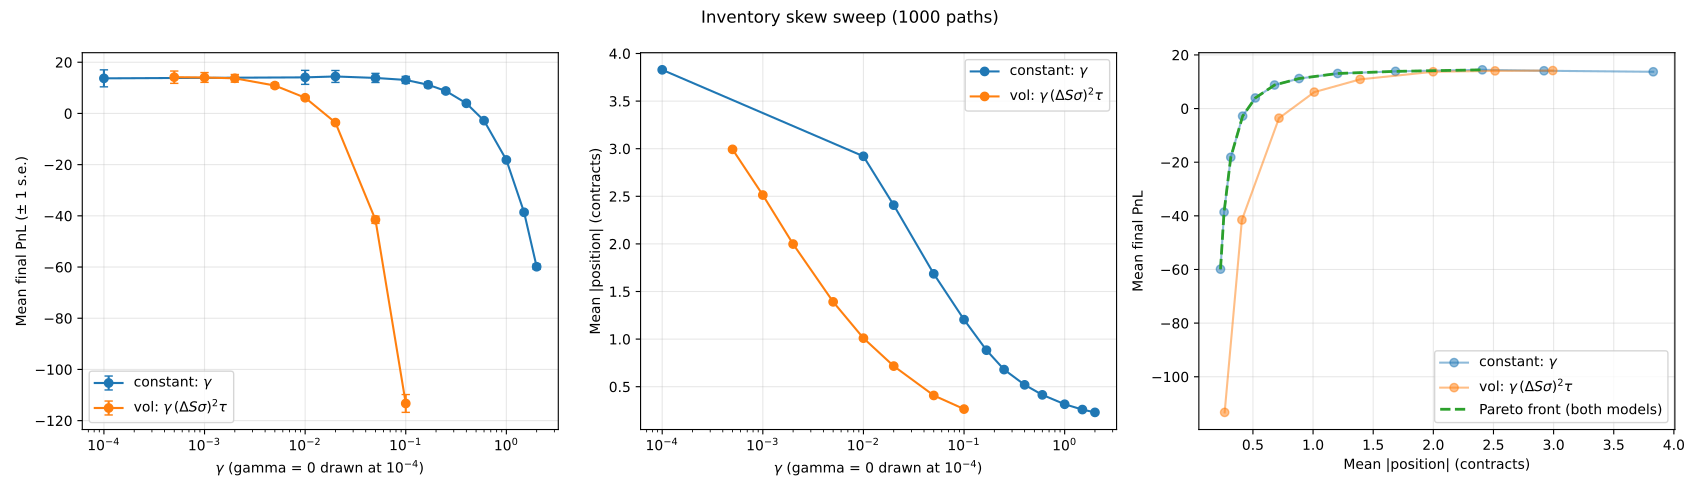

Python code for this plot:
"""Sweep the inventory-skew strength for two skew models.

  constant:  shift per contract = gamma                       (price units)
  vol:       shift per contract = gamma * (Delta_t S_t sigma)^2 * TAU
             i.e. proportional to the variance of the option's price over the holding
             horizon TAU (Avellaneda-Stoikov reservation-price form). Delta_t S_t sigma is
             the option price's volatility per sqrt(year), so the skew is large for
             options that carry a lot of risk (ATM / ITM) and ~0 for far OTM ones.

Every GAMMA is run on the same GBM paths and the same client-flow random numbers
(common random numbers), so differences between rows come from GAMMA alone.
Objectives: high mean final PnL and small |position|.
"""

import os

import numpy as np
import matplotlib.pyplot as plt
from scipy.stats import norm

from Main import simulate_gbm, compute_quotes, simulate_client_flow, compute_pnl

# Same market and strategy settings as Main.py
S0, MU, SIGMA = 100.0, 0.05, 0.20
T, N_STEPS, N_PATHS = 1.0, 252, 1000
K, TAU, R = 100.0, 21 / 252, 0.03
VOL_SPREAD, MIN_HALF_SPREAD = 0.10, 0.20
P0, K_FILL = 0.30, 7.0
PATH_SEED, FLOW_SEED = 42, 7

GAMMAS = [0.0, 0.01, 0.02, 0.05, 0.1, 0.167, 0.25, 0.4, 0.6, 1.0, 1.5, 2.0]
GAMMAS_VOL = [0.0005, 0.001, 0.002, 0.005, 0.01, 0.02, 0.05, 0.1]


def option_variance_scale(paths):
    """(Delta_t * S_t * sigma)^2 * TAU: variance of the option price over the horizon TAU."""
    d1 = (np.log(paths / K) + (R + 0.5 * SIGMA**2) * TAU) / (SIGMA * np.sqrt(TAU))
    return (norm.cdf(d1) * paths * SIGMA) ** 2 * TAU


def run_gamma(gamma, mid_px, bid_px, ask_px, model="constant", var_scale=None):
    skew = gamma if model == "constant" else gamma * var_scale
    sells, buys, bid_eff, ask_eff = simulate_client_flow(
        mid_px, bid_px, ask_px, P0, K_FILL, P0, K_FILL, gamma=skew, seed=FLOW_SEED)
    _, inventory, equity = compute_pnl(mid_px, bid_eff, ask_eff, sells, buys)
    final = equity[:, -1]
    abs_pos = np.abs(inventory)
    return {
        "model": model,
        "gamma": gamma,
        "mean_pnl": final.mean(),
        "se_pnl": final.std(ddof=1) / np.sqrt(len(final)),
        "std_pnl": final.std(ddof=1),
        "mean_abs_pos": abs_pos.mean(),          # time-and-path average |q_t|
        "mean_abs_final_pos": abs_pos[:, -1].mean(),
        "max_abs_pos": abs_pos.max(),
        "p_positive": (final > 0).mean(),
        "trades": int(sells.sum() + buys.sum()),
    }


def pareto_front(rows):
    """Rows not dominated on (higher mean_pnl, lower mean_abs_pos)."""
    front = []
    for a in rows:
        dominated = any(
            b["mean_pnl"] >= a["mean_pnl"] and b["mean_abs_pos"] <= a["mean_abs_pos"]
            and (b["mean_pnl"] > a["mean_pnl"] or b["mean_abs_pos"] < a["mean_abs_pos"])
            for b in rows)
        if not dominated:
            front.append(a)
    return front


def plot_sweep(rows, front):
    """Left/middle: mean PnL and mean |position| vs gamma per model. Right: PnL vs |position|."""
    colors = {"constant": "tab:blue", "vol": "tab:orange"}
    labels = {"constant": r"constant: $\gamma$", "vol": r"vol: $\gamma\,(\Delta S\sigma)^2\tau$"}
    fig, axes = plt.subplots(1, 3, figsize=(17, 5))
    for model in ("constant", "vol"):
        sub = sorted((r for r in rows if r["model"] == model), key=lambda r: r["gamma"])
        g = np.array([max(r["gamma"], 1e-4) for r in sub])  # plot gamma = 0 at the left edge
        pnl = np.array([r["mean_pnl"] for r in sub])
        se = np.array([r["se_pnl"] for r in sub])
        pos = np.array([r["mean_abs_pos"] for r in sub])
        axes[0].errorbar(g, pnl, yerr=se, marker="o", capsize=3, color=colors[model], label=labels[model])
        axes[1].plot(g, pos, marker="o", color=colors[model], label=labels[model])
        axes[2].plot(pos, pnl, marker="o", color=colors[model], alpha=0.5, label=labels[model])
    for ax in axes[:2]:
        ax.set_xscale("log")
        ax.set_xlabel(r"$\gamma$ (gamma = 0 drawn at $10^{-4}$)")
        ax.grid(alpha=0.3)
        ax.legend()
    axes[0].set_ylabel("Mean final PnL (± 1 s.e.)")
    axes[1].set_ylabel("Mean |position| (contracts)")
    fp = sorted(front, key=lambda r: r["mean_abs_pos"])
    axes[2].plot([r["mean_abs_pos"] for r in fp], [r["mean_pnl"] for r in fp],
                 color="tab:green", linestyle="--", linewidth=2, label="Pareto front (both models)")
    axes[2].set_xlabel("Mean |position| (contracts)")
    axes[2].set_ylabel("Mean final PnL")
    axes[2].legend()
    axes[2].grid(alpha=0.3)
    fig.suptitle(f"Inventory skew sweep ({N_PATHS} paths)")
    fig.tight_layout()
    return fig


if __name__ == "__main__":
    t, paths = simulate_gbm(S0, MU, SIGMA, T, N_STEPS, N_PATHS, seed=PATH_SEED)
    mid_px, bid_px, ask_px = compute_quotes(paths, K, TAU, R, SIGMA, VOL_SPREAD, MIN_HALF_SPREAD)
    var_scale = option_variance_scale(paths)
    print(f"Option variance scale (Delta S sigma)^2 tau: mean {var_scale.mean():.2f}, "
          f"median {np.median(var_scale):.2f}, 5-95% {np.percentile(var_scale, 5):.2f}"
          f"-{np.percentile(var_scale, 95):.2f}")

    rows = [run_gamma(g, mid_px, bid_px, ask_px) for g in GAMMAS]
    rows += [run_gamma(g, mid_px, bid_px, ask_px, model="vol", var_scale=var_scale) for g in GAMMAS_VOL]
    front = pareto_front(rows)

    print(f"{'model':>9} {'gamma':>7} {'mean PnL':>9} {'s.e.':>6} {'std':>7} {'mean|q|':>8} "
          f"{'mean|q_T|':>9} {'max|q|':>7} {'P(>0)':>6} {'trades':>7}  pareto")
    for r in rows:
        print(f"{r['model']:>9} {r['gamma']:7g} {r['mean_pnl']:9.2f} {r['se_pnl']:6.2f} {r['std_pnl']:7.2f} "
              f"{r['mean_abs_pos']:8.2f} {r['mean_abs_final_pos']:9.2f} {r['max_abs_pos']:7d} "
              f"{r['p_positive']:6.0%} {r['trades']:7d}  {'*' if r in front else ''}")

    fig = plot_sweep(rows, front)
    os.makedirs("figures", exist_ok=True)
    fig.savefig("figures/gamma_sweep.pdf")
    plt.show()
